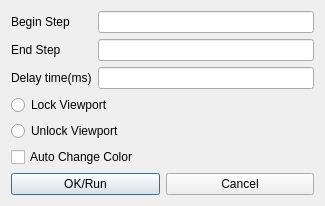
<?xml version="1.0" encoding="UTF-8"?>
<ui version="4.0">
 <class>Animation</class>
 <widget class="QDialog" name="Animation">
  <property name="geometry">
   <rect>
    <x>0</x>
    <y>0</y>
    <width>325</width>
    <height>199</height>
   </rect>
  </property>
  <property name="windowTitle">
   <string>Setting Animation</string>
  </property>
  <layout class="QVBoxLayout" name="verticalLayout_3">
   <item>
    <layout class="QHBoxLayout" name="horizontalLayout">
     <item>
      <layout class="QVBoxLayout" name="verticalLayout_2">
       <item>
        <widget class="QLabel" name="label">
         <property name="text">
          <string>Begin Step</string>
         </property>
        </widget>
       </item>
       <item>
        <widget class="QLabel" name="label_2">
         <property name="text">
          <string>End Step</string>
         </property>
        </widget>
       </item>
       <item>
        <widget class="QLabel" name="label_3">
         <property name="text">
          <string>Delay time(ms)</string>
         </property>
        </widget>
       </item>
      </layout>
     </item>
     <item>
      <layout class="QVBoxLayout" name="verticalLayout">
       <item>
        <widget class="QLineEdit" name="beginLine"/>
       </item>
       <item>
        <widget class="QLineEdit" name="endLine"/>
       </item>
       <item>
        <widget class="QLineEdit" name="delayTime"/>
       </item>
      </layout>
     </item>
    </layout>
   </item>
   <item>
    <widget class="QRadioButton" name="radioLockView">
     <property name="text">
      <string>Lock Viewport</string>
     </property>
    </widget>
   </item>
   <item>
    <widget class="QRadioButton" name="radioUnlockView">
     <property name="text">
      <string>Unlock Viewport</string>
     </property>
    </widget>
   </item>
   <item>
    <widget class="QCheckBox" name="autoChangeColorCheckBox">
     <property name="text">
      <string>Auto Change Color</string>
     </property>
    </widget>
   </item>
   <item>
    <layout class="QHBoxLayout" name="horizontalLayout_2">
     <item>
      <widget class="QPushButton" name="okButton">
       <property name="text">
        <string>OK/Run</string>
       </property>
      </widget>
     </item>
     <item>
      <widget class="QPushButton" name="cancelButton">
       <property name="text">
        <string>Cancel</string>
       </property>
      </widget>
     </item>
    </layout>
   </item>
  </layout>
 </widget>
 <resources/>
 <connections/>
</ui>
